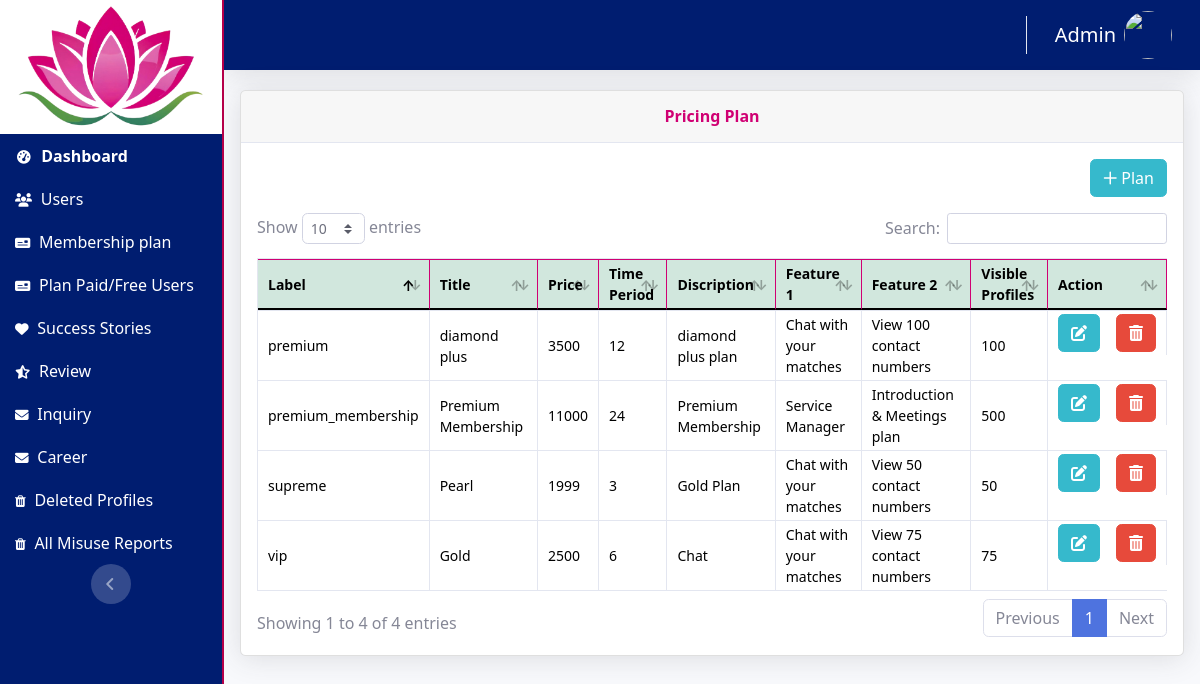
The page /admin/pricingPlan.php (signed in) on the database its author committed.
### tables this page shows
CREATE TABLE `create_plans` (
  `id` int(11) NOT NULL,
  `label` varchar(255) DEFAULT NULL,
  `heading` varchar(255) DEFAULT NULL,
  `price` varchar(255) DEFAULT NULL,
  `months` varchar(255) DEFAULT NULL,
  `discription` text DEFAULT NULL,
  `rule1` text DEFAULT NULL,
  `rule2` text DEFAULT NULL,
  `rule3` text DEFAULT NULL,
  `rule4` text DEFAULT NULL,
  `visiblePro` int(11) NOT NULL,
  `direct_message` varchar(11) DEFAULT NULL,
  `download_biodata` varchar(11) DEFAULT NULL,
  `chat_allowed` varchar(11) DEFAULT NULL,
  `view_gallery_photo` varchar(11) DEFAULT NULL,
  `view_unlimited_profile` varchar(11) DEFAULT NULL,
  `whatsapp_support` varchar(11) DEFAULT NULL,
  `document_authentication` varchar(11) DEFAULT NULL,
  `personal_matchmaking` varchar(11) DEFAULT NULL,
  `get_highlighted` varchar(11) DEFAULT NULL,
  `get_featured_on_top_search` varchar(11) DEFAULT NULL,
  `verified_profile_contact` varchar(11) DEFAULT NULL,
  `customer_support` varchar(11) DEFAULT NULL,
  `dedicated_executive` varchar(11) DEFAULT NULL,
  `created_at` datetime NOT NULL DEFAULT current_timestamp(),
  `updated_at` datetime NOT NULL DEFAULT current_timestamp()
);

### admin/pricingPlan.php (the view, shortened to what this page needs)
<?php
include 'dbconn.php';
if (isset($_SESSION['admin_id'])) {
  $adId = $_SESSION['admin_id'];
?>
  <?php
  require("./top_header.php");
  require("./sidebar.php");
  require("./navbar.php");
  ?>
  <link href="vendor/datatables/dataTables.bootstrap4.min.css" rel="stylesheet">
    <div class="mb-4 px-3 py-1">
      <div class="card shadow mb-4">
        <div class="card-header py-3">
          <h6 class="m-0 font-weight-bold text-primary text-center">Pricing Plan</h6>
        </div>
        <div class="card-body">
          <div class="row">
            <div class="mb-3" style="text-align:right;">
              <button type="button" class="btn btn-info" data-bs-toggle="modal" data-bs-target="#planModal" data-bs-whatever="@create"><i class="fa-regular fa-plus"></i> Plan</button>
            </div>
          </div>
          <div class="table-responsive">
            <table class="table table-bordered" id="dataTable" width="100%" cellspacing="0">
              <thead class="table-success">
                <tr>
                  <th>Label</th>
                  <th>Title</th>
                  <th>Price</th>
                  <th>Time Period</th>
                  <th>Discription</th>
                  <th>Feature 1</th>
                  <th>Feature 2</th>
                  <th>Visible Profiles</th>
                  <th class="">Action</th>
                </tr>
              </thead>
              <tbody>
                <?php
                $sql_plan = "SELECT * FROM `create_plans` order by price ASC";
                $result = mysqli_query($conn, $sql_plan);
                while ($row = mysqli_fetch_assoc($result)) {
                ?>
                  <tr>
                    <td><?php echo $row['label']; ?></td>
                    <td><?php echo $row['heading']; ?></td>
                    <td><?php echo $row['price']; ?></td>
                    <td><?php echo $row['months']; ?></td>
                    <td><?php echo $row['discription']; ?></td>
                    <td><?php echo $row['rule1']; ?></td>
                    <td><?php echo $row['rule2']; ?></td>
                    <td><?php echo $row['visiblePro']; ?></td>
                    <td class="d-flex"><button type="button" name="update_plan" class="btn btn-info mr-3" data-bs-toggle="modal" data-bs-target="#update_plan<?php echo $row['id']; ?>" data-bs-whatever="@update" data-bs-toggle="tooltip" data-bs-placement="bottom" title="Edit"><i class="fa-solid fa-pen-to-square"></i></button>
                      <button type="button" name="delete_plan" class="btn btn-danger" data-bs-toggle="modal" data-bs-target="#delete_confirm<?php echo $row['id']; ?>" data-bs-whatever="@delet" data-bs-toggle="tooltip" data-bs-placement="bottom" title="Delete"><i class="fas fa-trash-alt"></i></button>
                    </td>
                  </tr>
                <?php  } ?>
              </tbody>
            </table>
          </div>
        </div>
      </div>
    </div>
  <?php
  include 'panelFooter.php';
  ?>
<?php
} else {
  header("location:index.php");
}
?>

### admin/navbar.php (shortened to what this page needs)
<div id="content-wrapper" class="d-flex flex-column">
    <div id="content">
        <nav class="navbar navbar-expand navbar-light topbar mb-3 static-top shadow" style="background-color: #001d70 !important;">
            <ul class="navbar-nav ml-auto">
                <li class="nav-item dropdown no-arrow">
                    <a class="nav-link dropdown-toggle" href="#" id="adminDropdown" role="button" data-toggle="dropdown" aria-haspopup="true" aria-expanded="false">
                        <span class="mr-2 text-white fs-5"> <?php $adminName = mysqli_query($conn, "SELECT * FROM `admin` WHERE  `id` = $adId ");
                                                            while ($adminData = mysqli_fetch_array($adminName)) {
                                                                echo ucfirst($adminData['name']);
                                                            }   ?>
                        </span>
                        <img class="img-profile rounded-circle" src="img/admin.png">
                    </a>
                </li>
            </ul>
        </nav>

### rows shown on the page
create_plans: label "premium_membership", heading "Premium Membership", price "11000", months "24", discription "Premium Membership", rule1 "Service Manager", rule2 "Introduction & Meetings plan", visiblePro "500"
create_plans: label "supreme", heading "Pearl", price "1999", months "3", discription "Gold Plan", rule1 "Chat with your matches", rule2 "View 50 contact numbers", visiblePro "50"
create_plans: label "vip", heading "Gold", price "2500", months "6", discription "Chat", rule1 "Chat with your matches", rule2 "View 75 contact numbers", visiblePro "75"
create_plans: label "premium", heading "diamond plus", price "3500", months "12", discription "diamond plus plan", rule1 "Chat with your matches", rule2 "View 100 contact numbers", visiblePro "100"

### other values the page prints
$adminData['name'] "Admin"
